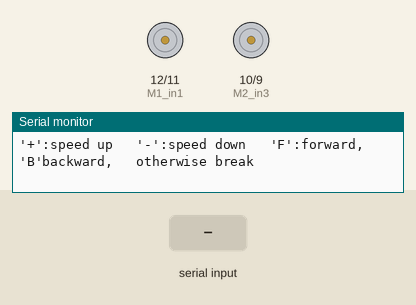
Bench run of a sketch on a simulated Arduino Uno, built with avr-gcc and run on an emulated ATmega328P. On the bench: motor-driver pin pairs drawn as motors (green arrow = first pin HIGH = forward, orange = second pin HIGH = backward, longer = more drive, scaled by the enable pin), the last lines printed to the serial monitor. The test bench sets the inputs (shaded band).

Above: at 1.2 s.
1.3 s: "+" received over Serial
2.8 s: "F" received over Serial
At 3.9 s:
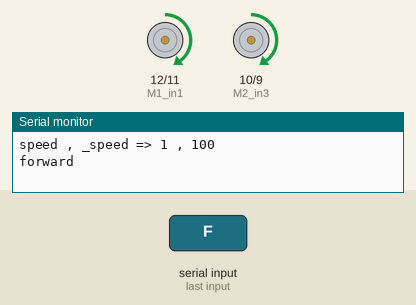
4.3 s: "B" received over Serial
At 5.0 s:
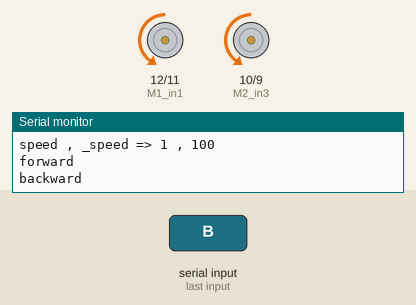
5.8 s: "1" received over Serial
At 6.2 s:
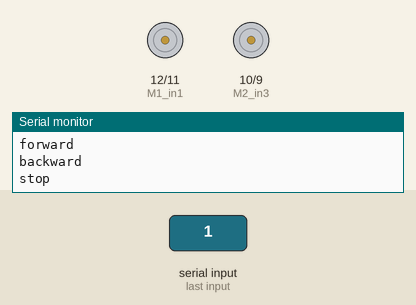
7.3 s: "F" received over Serial
Timing chart, 0 to 9.8 s (numbered marks = the images above; inputs shaded):
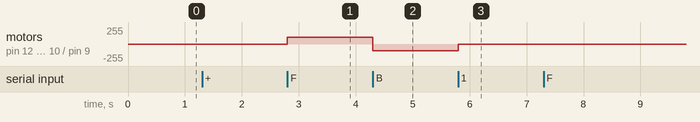

Measured:
- after the input at 2.8 s, motor on pin 12 (M1_in1) / pin 11 (M1_in2), motor on pin 10 (M2_in3) / pin 9 (M2_in4): stopped → forward 100/255 at once
- after the input at 4.3 s, motor on pin 12 (M1_in1) / pin 11 (M1_in2), motor on pin 10 (M2_in3) / pin 9 (M2_in4): forward 100/255 → backward 100/255 at once
- after the input at 5.8 s, motor on pin 12 (M1_in1) / pin 11 (M1_in2), motor on pin 10 (M2_in3) / pin 9 (M2_in4): backward 100/255 → stopped at once

The sketch:

Lab17_Motor_speed.ino
```cpp
const int M1_enable = 5;
const int M2_enable = 6;
const int M1_in1 = 12;
const int M1_in2 = 11;
const int M2_in3 = 10;
const int M2_in4 =  9;
int speed = 50;

void setup()
{
  speed = 0;
  Serial.begin(9600);
  pinMode(M1_in1, OUTPUT);
  pinMode(M1_in2, OUTPUT);
  pinMode(M2_in3, OUTPUT);
  pinMode(M2_in4, OUTPUT);
  Serial.println("'+':speed up   '-':speed down   'F':forward,   'B'backward,   otherwise break");
}


void loop()
{
int _speed;

   if(Serial.available()) {
    char ch = Serial.read();
    if (ch=='+') {
      //speed = speed+1>10 ? 10 : speed+1;
      speed++;
      if (speed>10) speed=10;
      _speed = map(speed, 1, 10, 100, 255);

      Serial.print("speed , _speed => "); Serial.print(speed); Serial.print(" , "); Serial.println(_speed);
      analogWrite(M1_enable, _speed);  //右輪
      analogWrite(M2_enable, _speed);  //左輪
    } else if (ch=='-') {
      speed--;
      if (speed<=0) {
        speed=0;
        _speed=0;

      } else {
        _speed = map(speed, 1, 10, 100, 255);
      }
      Serial.print("speed , _speed => ");
      Serial.print(speed);
      Serial.print(" , ");
      Serial.println(_speed);
      analogWrite(M1_enable, _speed);  //右輪
      analogWrite(M2_enable, _speed);  //左輪
    } else if (ch=='F') {
      //　前進
      Serial.println("forward");
      digitalWrite(M1_in1, HIGH);  //右輪前進
      digitalWrite(M1_in2, LOW);
      digitalWrite(M2_in3, HIGH);  //左輪前進
      digitalWrite(M2_in4, LOW);
    } else if (ch=='B') {

      //　倒車
      Serial.println("backward");

      digitalWrite(M1_in1, LOW);  //右輪倒轉
      digitalWrite(M1_in2, HIGH);
      digitalWrite(M2_in3, LOW);  //左輪倒轉
      digitalWrite(M2_in4, HIGH);
    } else {
      //　停止
      Serial.println("stop");
      speed = 0;
      analogWrite(M1_enable, speed);  //右輪停止
      analogWrite(M2_enable, speed);  //左輪停止
    }
  }
}
```
